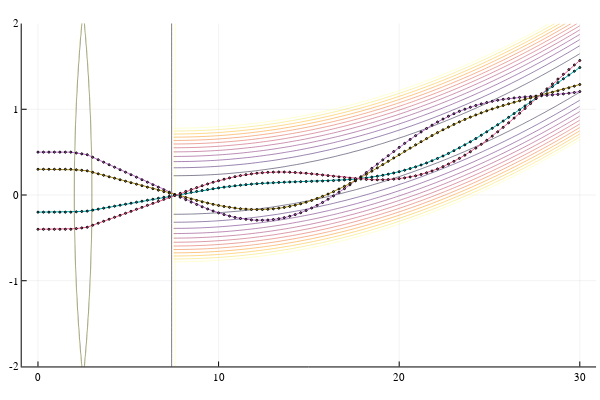

Notebook cell for this chart:
### Code cell
surfaces = [
    Surface((_x, _y) -> ((_x .- 7) .^ 2 + (_y) .^ 2) .- 25, 1.5, 2.5, (_x, _y) -> 1.0, (_x, _y) -> 1/1.5),
    Surface((_x, _y) -> ((_x .+ 2) .^ 2 + _y .^ 2) .- 25, 2.5, 3.5, (_x, _y) -> 1/1.5, (_x, _y) -> 1.0),
    Surface((_x, _y) -> _x .- 7.5, 7, 8, (_x, _y) -> 1/1.0, (_x, _y) -> (1 .+ abs.(((_x .- 7.5) ./ 40.0 ) .^2 - _y ./ 4.5) .^ 2)),
]

y1 = traceSystem(0.5, 0.5, surfaces)
y2 = traceSystem(0.3, 0.3, surfaces)
y3 = traceSystem(-0.2, -0.2, surfaces)
y4 = traceSystem(-0.4, -0.4, surfaces)
plot()
plotSurface!(surfaces[1])
plotSurface!(surfaces[2])
plotSurface!(surfaces[3])
plot!(LinRange(0,w,n),y1, markershape=:circle, markersize=1, ylim=[-2, 2], legend=false)
plot!(LinRange(0,w,n),y2, markershape=:circle, markersize=1, ylim=[-2, 2], legend=false)
plot!(LinRange(0,w,n),y3, markershape=:circle, markersize=1, ylim=[-2, 2], legend=false)
plot!(LinRange(0,w,n),y4, markershape=:circle, markersize=1, ylim=[-2, 2], legend=false)
contour!(LinRange(7.5, 30, 100), LinRange(-2, 2, 100), surfaces[3].vRight, levels=1.0:0.0025:1.03)
